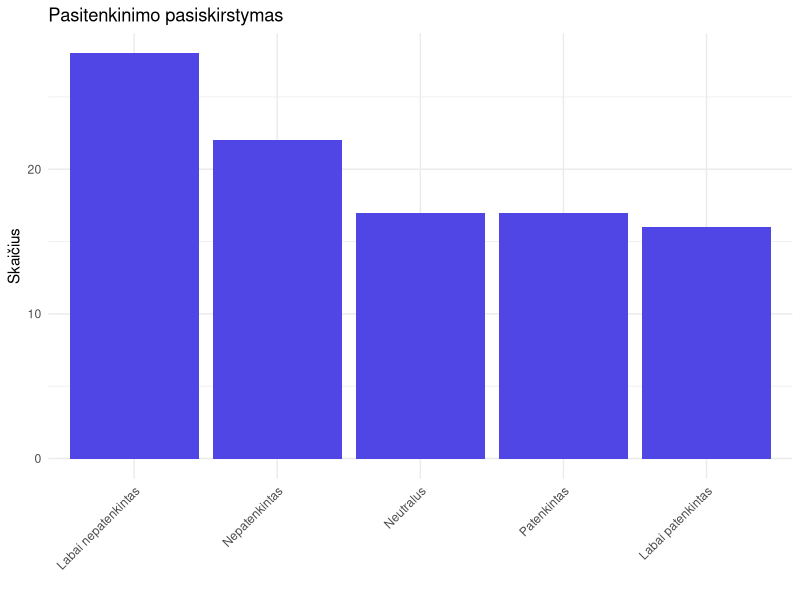

Write the R code that produced this figure.
## ---- chunk 1
library(dplyr)

duomenys <- data.frame(
  lytis = c("V", "M", "V", "M", "V"),
  amzius = c(25, 32, 45, 28, 51)
)

# Paverčiame į faktorių
duomenys$lytis <- factor(duomenys$lytis, 
                          levels = c("V", "M"),
                          labels = c("Vyras", "Moteris"))

str(duomenys)
## ---- chunk 2
issilavinimas <- c("Vidurinis", "Aukštasis", "Pagrindinis", "Aukštasis", "Vidurinis")

issilavinimas_factor <- factor(
  issilavinimas,
  levels = c("Pagrindinis", "Vidurinis", "Aukštasis"),
  ordered = TRUE
)

issilavinimas_factor
## ---- chunk 3
# model.matrix automatiškai sukuria dummy kintamuosius
model.matrix(~ lytis, data = duomenys)
## ---- chunk 4
library(ggplot2)

# Sukuriame duomenis su teisingai koduotais kintamaisiais
apklausa <- data.frame(
  amzius = sample(18:65, 100, replace = TRUE),
  pasitenkinimas = factor(
    sample(1:5, 100, replace = TRUE),
    levels = 1:5,
    labels = c("Labai nepatenkintas", "Nepatenkintas", "Neutralus", 
               "Patenkintas", "Labai patenkintas"),
    ordered = TRUE
  )
)

ggplot(apklausa, aes(x = pasitenkinimas)) +
  geom_bar(fill = "#4F46E5") +
  labs(title = "Pasitenkinimo pasiskirstymas", x = "", y = "Skaičius") +
  theme_minimal() +
  theme(axis.text.x = element_text(angle = 45, hjust = 1))
